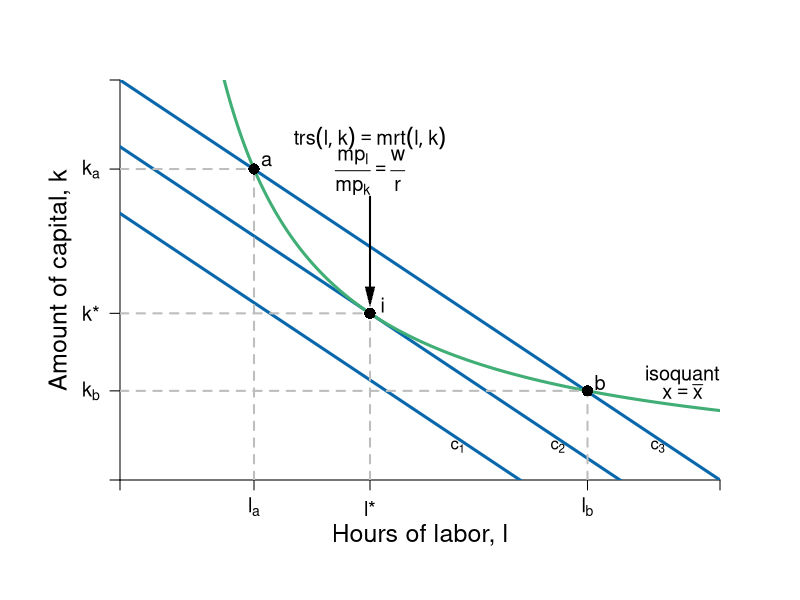

Generate this figure with R:
require(shape)
pdf(file = "bfh-textbook/firmmarketsupply/isocost_isoquant.pdf", width = 9, height = 7)

#Set parameters for graphics
axislabelsize <- 1.5
labelsize <- 1.2
graphlinewidth <- 3
segmentlinewidth <- 2

COL <- c("#7fc97f", "#beaed4", "#fdc086", "#ffff99", "#386cb0", "#f0027f", "#bf5b17", "#666666")
COLA <- c("#99d8c9","#66c2a4","#41ae76", "#238b45", "#005824")
COLB <- c("#4eb3d3", "#2b8cbe", "#0868ac","#084081")

#Edited the margins to cater for the larger LHS labels
par(mar =  c(6, 6, 4, 4))

isocost <- function(l, c = 10, w = 1, r = 1) {
  c - (w/r)*l
}


isoquant <- function(l, alpha = 0.5, x = 5) {
  (x / l^alpha)^(1/(1 - alpha))
}


xlims <- c(0, 12)
ylims <- c(0, 12)

npts <- 501 
x <- seq(xlims[1], xlims[2], length.out = npts)
y <- seq(ylims[1], ylims[2], length.out = npts) 
a <- c(13, 16.75, 19.25)

plot(0, 0, xlim = xlims, ylim = ylims, type = "n",
     xlab = expression(paste("")),
     ylab = expression(paste("")), 
     xaxt = "n", 
     yaxt = "n", 
     cex.lab = axislabelsize, 
     bty = "n",
     xaxs="i", 
     yaxs="i")

# ticksy <- seq(from = ylims[1], to = ylims[2], by = 1)
# ylabels <- seq(from = ylims[1], to = ylims[2], by = 1)
# ticksx <- seq(from = xlims[1], to = xlims[2], by = 1)
# xlabels <- seq(from = xlims[1], to = xlims[2], by = 1)
ticksy <- c(0, isoquant(l = 2.68), isoquant(l = 5), isoquant(l = 9.35) , ylims[2])
ylabels <- c(NA, expression(paste(k[a])), expression(paste(k,"*")), expression(paste(k[b])), NA)
ticksx <- c(0, 2.68, 5, 9.35, xlims[2])
xlabels <- c(NA, expression(paste(l[a])), expression(paste(l,"*")), expression(paste(l[b])), NA)




axis(1, at = ticksx, pos = 0, labels = xlabels, cex.axis = labelsize)
axis(2, at = ticksy, pos = 0, labels = ylabels, las = 1, cex.axis = labelsize)

npts <- 500 
xx1 <- seq(xlims[1], xlims[2], length.out = npts)

#lines(xx1, bcA(xx1, w = 10, p = 1.5), col = COLB[3], lwd = graphlinewidth)
lines(xx1, isocost(xx1, c = 10, w = 1, r = 1), col = COLB[3], lwd = graphlinewidth)
lines(xx1, isocost(xx1, c = 8, w = 1, r = 1), col = COLB[3], lwd = graphlinewidth)
lines(xx1, isocost(xx1, c = 12, w = 1, r = 1), col = COLB[3], lwd = graphlinewidth)
lines(xx1, isoquant(xx1, x = 5, alpha = 0.5), col = COLA[3], lwd = graphlinewidth)


#Label the axes
mtext(expression(paste("Hours of labor, ", l)), side=1, line = 2.5, cex = axislabelsize)
text(-1.2, 0.5*ylims[2], expression(paste("Amount of capital, ", k)), xpd = TRUE, cex = axislabelsize, srt = 90) 

#Label the isoquant curve
text(11.25, 3.15, expression("isoquant"), cex = labelsize)
text(11.25, 2.65, expression(paste(x == bar(x))), cex = labelsize)

#Label the price lines
text(6.75, 1, expression(paste(c[1])))
#text(8, 1.3, expression(paste(p[x] == 1)))
text(8.75, 1, expression(paste(c[2])))
#text(11.3, 3.7, expression(paste(p[x] == 0.5)))
text(10.75, 1, expression(paste(c[3])))
#text(11.3, 6.5, expression(paste(p[x] == 0.25)))

#Add the contour plot for the indifference curves
# contour(x, y, 
#         outer(x, y, uA),
#         drawlabels = FALSE,
#         col = COLA[3],
#         lwd = graphlinewidth,
#         levels = a, 
#         xaxs="i", 
#         yaxs="i", 
#         add = TRUE)

#Add the offer curve (superimposed on the indifference curves tangent to the price lines)
#xx2 <- seq(2, xlims[2], length.out = npts)
#lines(xx2, offerCurve(xx2, w = 10, rmax = 2, xmax = 12), col = COL[3], lwd = graphlinewidth)

#Annotate points on offer curve mrs = p for each of p = 1, 0.5, 0.25
#Where mrs = 2 - (1/6)*x

#Label a
segments(2.68, 0, 2.68, isoquant(l = 2.68), lty = 2, col = "gray" , lwd = segmentlinewidth)
segments(0, isoquant(l = 2.68) , 2.68, isoquant(l = 2.68), lty = 2, col = "gray" , lwd = segmentlinewidth)
points(2.68, isoquant(l = 2.68), pch = 16, col = "black", cex = 1.5)
text(2.68 + 0.25, isoquant(l = 2.68) + 0.25, expression(paste(a)), cex = labelsize)

#Label b
segments(9.35, 0, 9.35, isoquant(9.35), lty = 2, col = "gray" , lwd = segmentlinewidth)
segments(0, isoquant(l = 9.35) , 9.35, isoquant(l = 9.35), lty = 2, col = "gray" , lwd = segmentlinewidth)
points(9.35, isoquant(l = 9.35), pch = 16, col = "black", cex = 1.5)
text(9.35 + 0.25, isoquant(l = 9.35) + 0.25, expression(paste(b)), cex = labelsize)


#Label i
segments(0, 5, 5, 5, lty = 2, col = "gray" , lwd = segmentlinewidth)
segments(5, 0, 5, 5, lty = 2, col = "gray" , lwd = segmentlinewidth)
points(5, 5, pch = 16, col = "black", cex = 1.5)
text(5.25, 5.25, expression(paste(i)), cex = labelsize)

#Add mrs = mrt at i
text(5, 10.25, expression(paste(trs(l,k) == mrt(l,k))), cex = labelsize)
text(5, 9.25, expression(paste(frac(mp[l], mp[k]) == frac(w,r))), cex = labelsize)
Arrows(5, 8.5, 5, 5.5, col = "black", lty = 1, lwd = 2, arr.type = "triangle", arr.lwd = 0.5)


#text(9, 5.9, expression(paste(b)), cex = labelsize)
#text(10.5, 7.775, expression(paste(c)), cex = labelsize)

dev.off()
